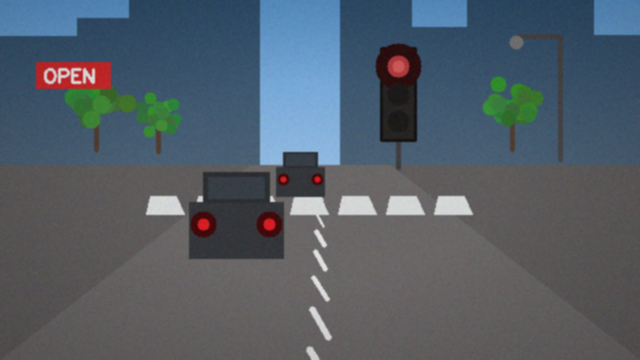
#> input picture pkg_tl1/img/tl_day_red.png, 640 x 360 px
$ python test.py
#> lines starting #> are read from the running program, lines starting #| are printed output that depends on the picture; after the words box and inside, x2 and y2 are one past the last pixel; in counts of white or black regions, pixels touching at a corner belong together
### pkg_tl1/common.py
"""공통 도우미 — 신호등 인식 실습 패키지 (1~3차시 공용)

경로, 입출력, 처리 함수를 모아 둔 제공 코드입니다.
학생이 수정할 필요는 없습니다.

headless 환경(서버·CI)에서 창 없이 확인만 하려면
환경변수 CV_HEADLESS=1 을 설정하고 실행합니다.
"""
import os
from pathlib import Path
import cv2
import numpy as np

ROOT = Path(__file__).resolve().parent
IMG = ROOT / "img"
OUT = ROOT / "output"
EXPECTED = ROOT / "expected"
OUT.mkdir(exist_ok=True)

HEADLESS = os.environ.get("CV_HEADLESS") == "1"

if HEADLESS:
    # 창을 띄울 수 없는 환경(서버·자동 채점)에서 GUI 호출을 무시합니다.
    # 학생용 코드는 순수 OpenCV 호출 그대로 두고, 여기서만 막습니다.
    cv2.namedWindow = lambda *a, **k: None
    cv2.createTrackbar = lambda *a, **k: None
    cv2.getTrackbarPos = lambda *a, **k: 0
    cv2.setMouseCallback = lambda *a, **k: None
    cv2.destroyAllWindows = lambda *a, **k: None
    cv2.imshow = lambda *a, **k: None


# ── 입출력 ────────────────────────────────────────────────
def load(name, gray=False):
    """img 폴더의 사진을 읽습니다. 실패하면 바로 알려 줍니다."""
#> called with name = 'tl_day_red.png', gray = False
    path = IMG / name
    img = cv2.imread(str(path), cv2.IMREAD_COLOR)
#> img is the input picture: shape (360, 640, 3); mean B, G, R 103.2, 93.5, 83.4
    if img is None:
        raise SystemExit(f"[오류] 사진을 열지 못했습니다: {path}")
    # 흑백은 항상 cvtColor 로 만듭니다. imread 의 흑백 모드와 값이 미세하게 다릅니다.
    return cv2.cvtColor(img, cv2.COLOR_BGR2GRAY) if gray else img


# [47 lines left out: functions open_video, frame_of, make_writer, save, not called in this run]


def show(title, img):
    """headless 환경에서는 창을 띄우지 않습니다."""
    if not HEADLESS:
        cv2.imshow(title, img)


_TICK = [0]


# [7 lines left out: function wait, not called in this run]


def close():
    if not HEADLESS:
        cv2.destroyAllWindows()


def nothing(value):
    pass


# [22 lines left out: functions stats, grid, tag, not called in this run]


# ── 처리 함수 (이미지와 프레임에 똑같이 사용) ────────────────
# ── 신호등 색 범위 ────────────────────────────────────────
# 수업에서 실제로 재서 정한 값입니다. 영상이 바뀌면 다시 재야 합니다.
RANGES = {
    "red":    [((0, 120, 120), (10, 255, 255)),        # H 가 0 에서 끊기므로
               ((170, 120, 120), (179, 255, 255))],    # 범위가 둘입니다
    "yellow": [((18, 120, 150), (35, 255, 255))],
    "green":  [((60, 90, 120), (90, 255, 255))],
}
# 전구를 둘러싼 21 x 21 영역 (합성 장면에서 전구 위치는 고정되어 있습니다)
LAMP_BOXES = {
    "red":    (slice(56, 77), slice(388, 409)),
    "yellow": (slice(84, 105), slice(388, 409)),
    "green":  (slice(111, 132), slice(388, 409)),
}


def to_hsv(img):
    """BGR 영상을 HSV 로 바꿉니다."""
    return cv2.cvtColor(img, cv2.COLOR_BGR2HSV)


# [9 lines left out: function color_mask, not called in this run]


def count(mask):
    """마스크에서 흰 화소의 개수."""
    return int(cv2.countNonZero(mask))


def lamp_count(mask, color="red"):
    """해당 전구 영역(21 x 21) 안에서만 센 화소 수. 배경의 가짜를 뺀 값입니다."""
    return int(cv2.countNonZero(mask[LAMP_BOXES[color]]))


def pixel_hsv(img, x, y):
    """한 점의 HSV 를 (H, S, V) 로 돌려줍니다. 순서가 [y, x] 인 점에 주의."""
    return tuple(int(v) for v in to_hsv(img)[y, x])


def apply_mask(img, mask):
    """마스크가 흰 곳만 원본에서 남깁니다."""
    return cv2.bitwise_and(img, img, mask=mask)

### pkg_tl1/starter/test.py
import sys, cv2, numpy as np
sys.path.insert(0, str(__import__("pathlib").Path(__file__).resolve().parent.parent))
import common as C

img = C.load("tl_day_red.png")
hsv = cv2.cvtColor(img, cv2.COLOR_BGR2HSV)
#> hsv: shape (360, 640, 3); mean H, S, V 89.7, 61.3, 108.2

h,s,v = cv2.split(hsv)
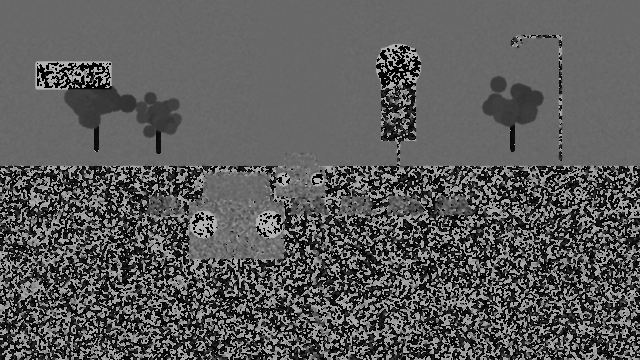
#> h: shape (360, 640); min 0, max 179, mean 89.7
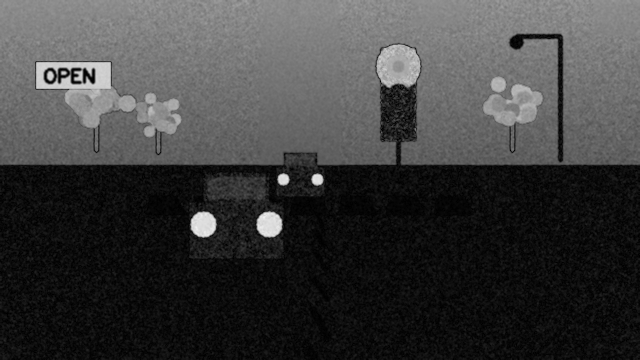
#> s: shape (360, 640); min 0, max 240, mean 61.3
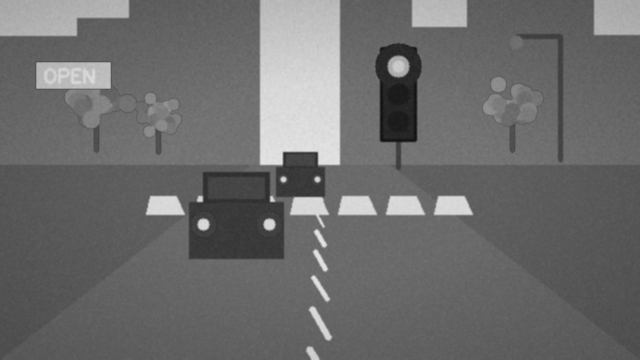
#> v: shape (360, 640); min 16, max 229, mean 108.2


# 1번 범위 (H: 0 ~ 10)
lower_red1 = np.array([0, 50, 50])
upper_red1 = np.array([10, 255, 255])

# 2번 범위 (H: 170 ~ 179)
lower_red2 = np.array([170, 50, 50])
upper_red2 = np.array([179, 255, 255])

mask1 = cv2.inRange(hsv, lower_red1, upper_red1)
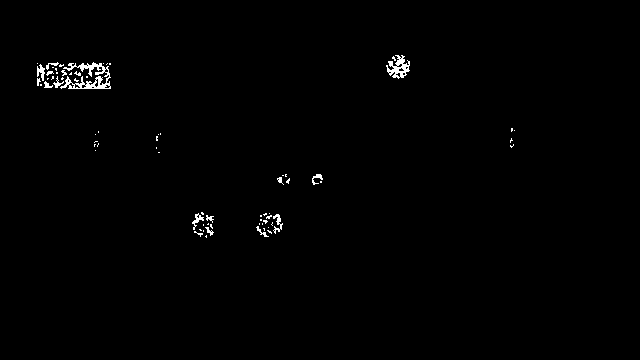
#> mask1: shape (360, 640); 0.74% white in thin lines or dots, all inside (x1, y1, x2, y2) = (37, 55, 515, 238)
mask2 = cv2.inRange(hsv, lower_red2, upper_red2)
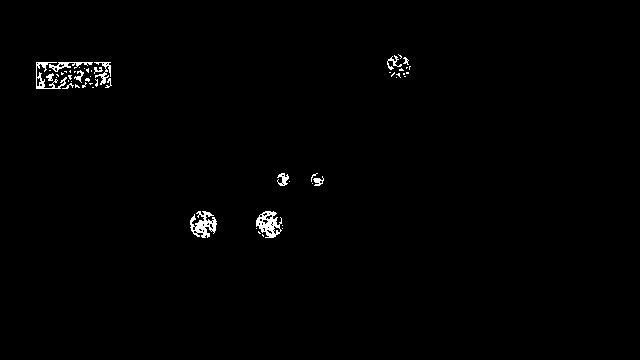
#> mask2: shape (360, 640); 0.83% white in thin lines or dots, all inside (x1, y1, x2, y2) = (36, 54, 411, 238)

red_mask = cv2.bitwise_or(mask1, mask2)
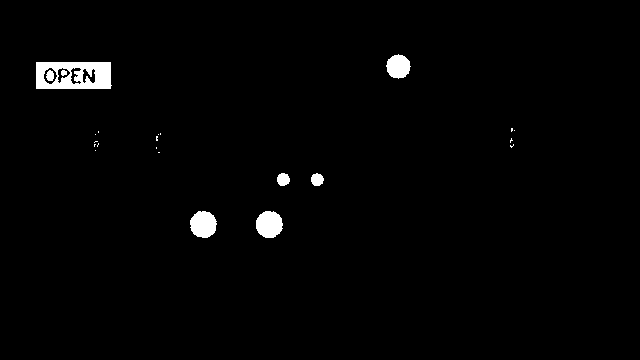
#> red_mask: shape (360, 640); 1.6% white; 23 white regions (15 under 20 px), largest, box (x1, y1, x2, y2) and area: (36, 62, 112, 89) 1606, (256, 211, 283, 238) 577, (190, 211, 217, 238) 569
h = cv2.inRange(h, 8, 20)
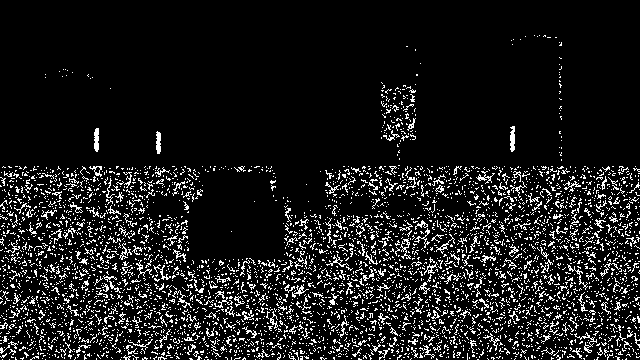
#> h: shape (360, 640); 10.7% white in thin lines or dots

C.show("TL", img)
C.show("HSV", hsv)
C.show("h_red", red_mask)
cv2.waitKey(0)
